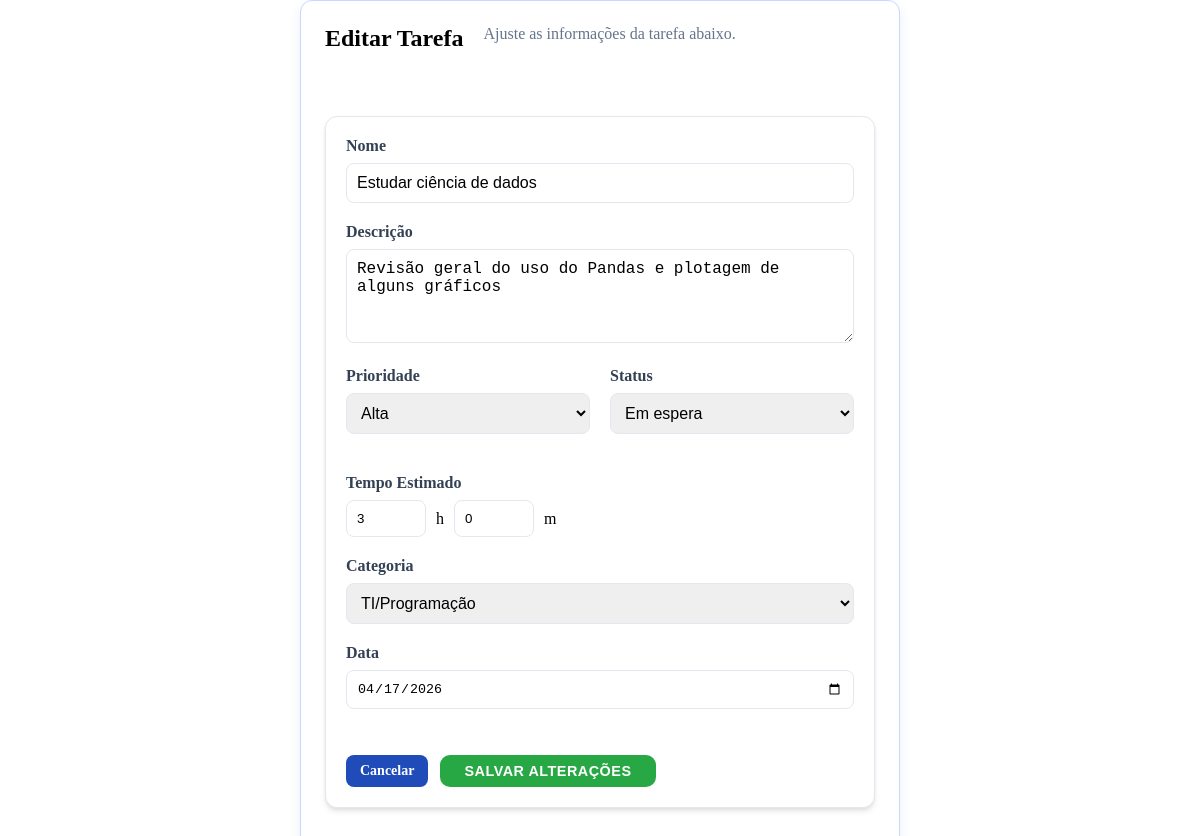
Screenshot of /editar/42/ with the database file from the repository.
### tarefas/models.py (models this page shows, shortened)
class Tarefa(models.Model):
    PRIORIDADE_CHOICES = [
        ('BA', 'Baixa'),
        ('ME', 'Média'),
        ('AL', 'Alta'),
    ]
    STATUS_CHOICES = [
        ('ES', 'Em espera'),
        ('AN', 'Em andamento'),
        ('CO', 'Concluída'),
    ]
    nome = models.CharField(max_length=255)
    descricao = models.TextField(blank=True)
    prioridade = models.CharField(
        max_length=2, choices=PRIORIDADE_CHOICES, default='ME')
    status = models.CharField(
        max_length=2, choices=STATUS_CHOICES, default='ES')
    horas_estimadas = models.PositiveIntegerField(
        default=0, help_text='Minutos estimados')
    horas_trabalhadas = models.PositiveIntegerField(
        default=0, help_text='Minutos trabalhados')
    data = models.DateField()
    categoria = models.ForeignKey(
        CategoriaTarefa, on_delete=models.SET_NULL, null=True, blank=True,
        related_name='tarefas')

class CategoriaTarefa(models.Model):
    nome = models.CharField(max_length=100, unique=True)
    class Meta:
        ordering = ['nome']
        verbose_name = 'Categoria'
        verbose_name_plural = 'Categorias'

### tarefas/views.py (the view)
# urls.py: path('editar/<int:tarefa_id>/', views.editar_tarefa, name='editar_tarefa'),
def editar_tarefa(request, tarefa_id):
    tarefa = get_object_or_404(Tarefa, id=tarefa_id)
    categorias = CategoriaTarefa.objects.all()
    prioridades = Tarefa.PRIORIDADE_CHOICES
    status_list = Tarefa.STATUS_CHOICES
    context = {
        'tarefa': tarefa,
        'categorias': categorias,
        'prioridades': prioridades,
        'status_list': status_list,
    }
    return render(request, 'tarefa_editar.html', context)

### tarefas/templatetags/custom_filters.py (called while the page is built)
@register.filter
def divide(value, arg):
    try:
        return int(value) // int(arg)
    except (ValueError, ZeroDivisionError, TypeError):
        return 0

@register.filter
def modulo(value, arg):
    try:
        return int(value) % int(arg)
    except (ValueError, ZeroDivisionError, TypeError):
        return 0

### templates/tarefa_editar.html (shortened to what this page needs)
{% extends 'index.html' %}
{% load static custom_filters %}
{% block content %}
<div class="page-wrapper">
    <div class="detalhes-col" style="max-width: 600px; margin: 0 auto;">
        <header class="tarefa-detalhes">
            <h2>Editar Tarefa</h2>
            <p style="color: #64748b;">Ajuste as informações da tarefa abaixo.</p>
        </header>
        <form action="{% url 'api-editar-tarefa' %}" method="POST" class="subtarefas-section" id="editTaskForm">
            <div class="form-group" style="margin-bottom: 20px;">
                <label for="id_nome" style="display: block; font-weight: 600; margin-bottom: 8px;">Nome</label>
                <input type="text" name="nome" id="id_nome" value="{{ tarefa.nome }}" required
                       style="width: 100%; padding: 10px; border: 1.5px solid #e2e8f0; border-radius: 8px;">
            </div>
            <div class="form-group" style="margin-bottom: 20px;">
                <label for="id_descricao" style="display: block; font-weight: 600; margin-bottom: 8px;">Descrição</label>
                <textarea name="descricao" id="id_descricao" rows="4"
                          style="width: 100%; padding: 10px; border: 1.5px solid #e2e8f0; border-radius: 8px;">{{ tarefa.descricao }}</textarea>
            </div>
            <div class="form-row" style="display: flex; gap: 20px; margin-bottom: 20px;">
                <div class="form-group" style="flex: 1;">
                    <label for="id_prioridade" style="display: block; font-weight: 600; margin-bottom: 8px;">Prioridade</label>
                    <select name="prioridade" id="id_prioridade"
                            style="width: 100%; padding: 10px; border: 1.5px solid #e2e8f0; border-radius: 8px;">
                        {% for val, label in prioridades %}
                            <option value="{{ val }}" {% if tarefa.prioridade == val %}selected{% endif %}>{{ label }}</option>
                        {% endfor %}
                    </select>
                </div>
                <div class="form-group" style="flex: 1;">
                    <label for="id_status" style="display: block; font-weight: 600; margin-bottom: 8px;">Status</label>
                    <select name="status" id="id_status"
                            style="width: 100%; padding: 10px; border: 1.5px solid #e2e8f0; border-radius: 8px;">
                        {% for val, label in status_list %}
                            <option value="{{ val }}" {% if tarefa.status == val %}selected{% endif %}>{{ label }}</option>
                        {% endfor %}
                    </select>
                </div>
            </div>
            <div class="form-group" style="margin-bottom: 20px;">
                <label style="display: block; font-weight: 600; margin-bottom: 8px;">Tempo Estimado</label>
                <div class="time-inputs" style="display: flex; align-items: center; gap: 10px;">
                    <input type="number" name="horas_estimadas_horas" value="{{ tarefa.horas_estimadas|divide:60 }}" min="0"
                           style="width: 80px; padding: 10px; border: 1.5px solid #e2e8f0; border-radius: 8px;">
                    <span>h</span>
                    <input type="number" name="horas_estimadas_minutos" value="{{ tarefa.horas_estimadas|modulo:60 }}" min="0" max="59"
                           style="width: 80px; padding: 10px; border: 1.5px solid #e2e8f0; border-radius: 8px;">
                    <span>m</span>
                </div>
            </div>
            <div class="form-group" style="margin-bottom: 20px;">
                <label for="id_categoria" style="display: block; font-weight: 600; margin-bottom: 8px;">Categoria</label>
                <select name="categoria" id="id_categoria"
                        style="width: 100%; padding: 10px; border: 1.5px solid #e2e8f0; border-radius: 8px;">
                    {% for cat in categorias %}
                        <option value="{{ cat.id }}" {% if tarefa.categoria_id == cat.id %}selected{% endif %}>{{ cat.nome }}</option>
                    {% endfor %}
                </select>
            </div>
            <div class="form-group" style="margin-bottom: 30px;">
                <label for="id_data" style="display: block; font-weight: 600; margin-bottom: 8px;">Data</label>
                <input type="date" name="data" id="id_data" value="{{ tarefa.data|date:'Y-m-d' }}" required
                       style="width: 100%; padding: 10px; border: 1.5px solid #e2e8f0; border-radius: 8px;">
            </div>
            <div class="actions-row">
                <a href="{% url 'horas_tarefa' tarefa.id %}" class="btn-back">Cancelar</a>
                <button type="submit" class="btn-sub-add" style="border: none;">Salvar Alterações</button>
            </div>
        </form>
    </div>
</div>
{% endblock %}

### static/css/styles.css (style rules this page uses)
body { background: white; }
* { margin: 0; padding: 0; box-sizing: border-box; }
.page-wrapper { display: flex; flex-direction: row; gap: 30px; align-items: stretch; }
.detalhes-col { flex: 1; display: flex; flex-direction: column; gap: 20px; background-color: #ffffff; border: 1px solid #c7d8ff; border-radius: 12px; padding: 24px; box-shadow: 0 4px 12px rgba(31, 76, 185, 0.08); }
.tarefa-detalhes { display: flex; flex-direction: row; flex-wrap: wrap; gap: 20px; margin-bottom: 24px; }
.actions-row { display: flex; justify-content: flex-start; gap: 12px; margin-top: auto; padding-top: 16px; }
.btn-back { display: inline-flex; align-items: center; padding: 8px 14px; background: #1f4cb9; color: #ffffff; border-radius: 8px; text-decoration: none; font-weight: 600; font-size: 0.875rem; transition: background 150ms ease; }
.subtarefas-section { margin: 20px 0; padding: 20px; background: #ffffff; border-radius: 12px; box-shadow: 0 4px 6px -1px rgba(0, 0, 0, 0.1), 0 2px 4px -1px rgba(0, 0, 0, 0.06); border: 1px solid #e2e8f0; }
.btn-sub-add { background-color: #28a745; color: white; border: none; padding: 0 24px; border-radius: 10px; font-weight: 700; font-size: 0.9rem; cursor: pointer; transition: all 0.2s ease; text-transform: uppercase; letter-spacing: 0.5px; }

### static/css/analise_cat.css (style rules this page uses)
.form-group { margin-bottom: 1.25rem; }
.form-group label { display: block; margin-bottom: 0.5rem; font-weight: 500; color: #334155; }
.form-group input[type="text"], .form-group textarea, .form-group select { width: 100%; padding: 0.75rem; border: 1px solid #cbd5e1; border-radius: 10px; font-size: 1rem; }
.form-row { display: flex; gap: 1rem; }
.form-row .form-group { flex: 1; }
.time-inputs { display: flex; align-items: center; gap: 0.5rem; }
.time-inputs input { width: 80px; padding: 0.5rem; border: 1px solid #cbd5e1; border-radius: 8px; }

### rows the page displays
Tarefa: nome "Estudar ciência de dados", descricao "Revisão geral do uso do Pandas e plotagem de alguns gráficos", prioridade "Alta", status "Em espera", horas_estimadas_horas "3", horas_estimadas_minutos "0", categoria "TI/Programação", data "04/17/2026"
